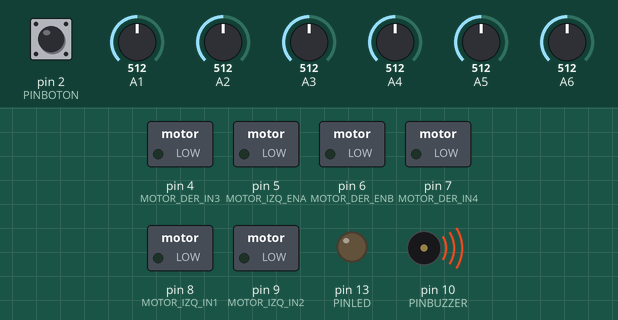
Recording of a sketch running on a simulated Arduino Nano, built with avr-gcc and run on an emulated ATmega328P. Parts: switched loads named in the sketch (green lamp = pin HIGH), output pins drawn as LEDs (lit = HIGH), buzzer (waves = sounding). The test bench sets the inputs (shaded band); at power-on: pin 2 (PINBOTON) HIGH, A1 = 512, A2 = 512, A3 = 512, A4 = 512, A5 = 512, A6 = 512. Pins used as bus, display or sensor lines are not drawn; what the sketch prints to the serial monitor is not drawn.

Above: at 0.01 s.
At 3.9 s:
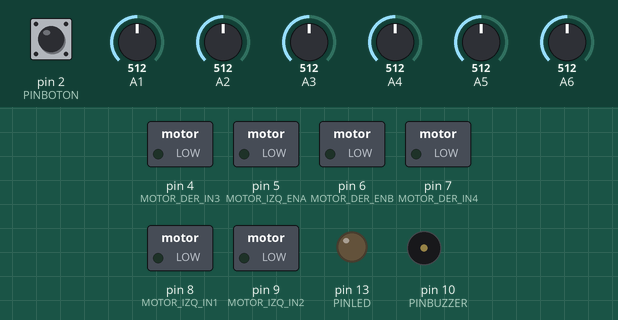
Timing chart, 0 to 5.4 s (numbered marks = the images above):
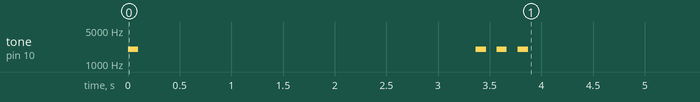

The sketch:

PRUEBADEFINITIVA.ino
```cpp
//ARCHIVO PRINCIPAL PARA EL FUNCIONAMIENTO DEL ROBOT SIGUE LÍNEA

//-------DEFINICIÓN DE LAS VARIABLES-------
#define PINBUZZER 10
#define PINBOTON 2
#define PINLED 13
#define PIN_Sensor_ON 11

//VAR. GLOBALES PARA CONTROL PID Y VELOCIDAD
const float Kp = 0.4;    //Ganancia Proporcional
const float Ki = 0.001;  //Ganancia Integral
const float Kd = 0.8;    //Ganancia Derivativa

//------Variables de Estado PID Y HITS------
//------------------------------------------
int fin = 0;     //Contador de etapas
int base = 150;  //Velocidad base del robot

int errorAnterior = 0;
long sumaError = 0;
//------------------------------------------
//Velocidades por etapas
int velocidad_1 = 150;
int velocidad_2 = 180;
int velocidad_3 = 200;
int velocidad_4 = 220;
int velocidad_5 = 250;
//------------------------------------------
int umbral = 700; //DEPENDE (HAY QUE MERDIRLO)
int HL = 0;
int HR = 0;
int geo = 0;
int l_geo = 0;
int ll_geo = 0;
int lll_geo = 0;
//------------------------------------------

void setup(){
  Serial.begin(9600);
  Peripherals_init();
  Motores_init();
  Sensors_init();

  //Se espera que se presione el botón para comenzar la calibración
  WaitBoton();
  calibracion();
  WaitBoton(); //(OPCIONAL) SE ESPERA OTRA VEZ EL BOTÓN PARA COMENZAR EL BUCLE PRINCIPAL
}

void loop(){

  int posicion = GetPos();

  // Opcional: Imprime la posición para verla en el Monitor Serie
   Serial.print("Posicion: ");
   Serial.println(posicion);

  //int error = GetPos(); //EL ERROR ES LA POSICIÓN DE LA LÍNEA

  //int P_term = (int)(error*Kp); //Proporcional

  //sumaError += error; //Integral
  //sumaError = constrain(sumaError, -5000, 5000);
  //int I_term = (int)(sumaError*Ki);

  //int D_term = (int)((error - errorAnterior)*Kd); // Derivativo

  //Corrección Total del PID
  //int correction = P_term + I_term + D_term;

  //errorAnterior = error; //Se actualiza para la próxima iteración

  //int speed_L = base - correction; //MOTOR IZQ
  //int speed_R = base + correction; //MOTOR DER

  //Limitando
  //speed_L = constrain(speed_L, 0, 255);
  //speed_R = constrain(speed_R, 0, 255);

  //Motores(speed_L, speed_R);

  //detectGeo();
}
```

HITS.ino
```cpp
void Read_hits() {

  HL = analogRead(A0);
  HR = analogRead(A7);

  if (HL > umbral) {
    HL = 0;
  } else {
    HL = 1;
  }

  if (HR > umbral) {
    HR = 0;
  } else {
    HR = 1;
  }
}

void detectGeo() {
  Read_hits();

  if ((HL == 0) && (HR == 0)) {
    geo = 0;
  }

  if ((HL == 1) && (HR == 0)) {
    geo = 1;
  }

  if ((HL == 0) && (HR == 1)) {
    geo = 2;
  }

  if ((HL == 1) && (HR == 1)) {
    geo = 3;
  }

  if (l_geo != geo) {
    if (geo == 0 && l_geo == 2 && ll_geo == 0) {

      funcion_HL();
    }
    if (geo == 0 && l_geo == 1 && ll_geo == 0) {

      funcion_HR();
    }

    if (geo == 0 && ((l_geo == 3) || (ll_geo == 3) || (lll_geo == 3))) {

      funcion_Cruce();
    }
    lll_geo = ll_geo;
    ll_geo = l_geo;
    l_geo = geo;
  }
}

void funcion_HL() {
  tone(PINBUZZER, 2000, 50);
}

void funcion_HR() {
  tone(PINBUZZER, 1500, 50);
  fin++;

  switch (fin) {
    case 2:
      delay(50);
      base = 0;
      Motores(0, 0);
      WaitBoton();
      delay(3000);
      base = velocidad_1;
      break;
    case 4:
      delay(50);
      base = 0;
      Motores(0, 0);
      WaitBoton();
      delay(3000);
      base = velocidad_2;
      break;
    case 6:
      delay(50);
      base = 0;
      Motores(0, 0);
      WaitBoton();
      delay(3000);
      base = velocidad_3;
      break;
    case 8:
      delay(50);
      base = 0;
      Motores(0, 0);
      WaitBoton();
      delay(3000);
      base = velocidad_4;
      break;
    case 10:
      delay(50);
      base = 0;
      Motores(0, 0);
      WaitBoton();
      delay(3000);
      base = velocidad_5;
      break;

    default:
      break;
  }
}

void funcion_Cruce() {

  tone(PINBUZZER, 2500, 50);
}
```

MOTORES.ino
```cpp
//ARCHIVO PARA LA FUNCIÓN DE MOTORES

//-------PINES DEL MOTOR-------
#define MOTOR_IZQ_ENA 5    // PWM velocidad motor izquierdo
#define MOTOR_IZQ_IN1 8    // Control dirección 1 izquierdo
#define MOTOR_IZQ_IN2 9   // Control dirección 2 izquierdo

#define MOTOR_DER_ENB 6    // PWM velocidad motor derecho
#define MOTOR_DER_IN3 4    // Control dirección 1 derecho
#define MOTOR_DER_IN4 7   // Control dirección 2 derecho
//-----------------------------

void Motores_init(){
  pinMode(MOTOR_IZQ_ENA, OUTPUT);
  pinMode(MOTOR_IZQ_IN1, OUTPUT);
  pinMode(MOTOR_IZQ_IN2, OUTPUT);

  pinMode(MOTOR_DER_ENB, OUTPUT);
  pinMode(MOTOR_DER_IN3, OUTPUT);
  pinMode(MOTOR_DER_IN4, OUTPUT);
}

void Motores(int speed_L, int speed_R){ //solo sigue para adelante
  speed_L = constrain(speed_L, -255, 255);
  speed_R = constrain(speed_R, -255, 255);

  //MOTOR IZQUIERDO
  if (speed_L > 0){
    digitalWrite(MOTOR_IZQ_IN1, HIGH);
    digitalWrite(MOTOR_IZQ_IN2, LOW);
    analogWrite(MOTOR_IZQ_ENA, speed_L);
  } else{
    digitalWrite(MOTOR_IZQ_IN1, LOW);
    digitalWrite(MOTOR_IZQ_IN2, LOW);
    analogWrite(MOTOR_IZQ_ENA, 0); //se detiene
  }

  //MOTOR DERECHO
  if (speed_L > 0){
    digitalWrite(MOTOR_DER_IN3, HIGH);
    digitalWrite(MOTOR_DER_IN4, LOW);
    analogWrite(MOTOR_DER_ENB, speed_R);
  } else{
    digitalWrite(MOTOR_DER_IN3, LOW);
    digitalWrite(MOTOR_DER_IN4, LOW);
    analogWrite(MOTOR_DER_ENB, 0); //se detiene
  }
}
```

PERIFERICOS.ino
```cpp
//ARCHIVO PARA LOS PERIFERICOS

// Función para esperar el botón
void WaitBoton() {
  // Entra en un bucle infinito de espera hasta que se presione el botón
  while (!digitalRead(PINBOTON)); // No hace nada dentro del bucle, solo espera
  beep(); // Se llama a la función beep() cuando se presiona el botón
}

// Función para emitir un sonido
void beep() {
  tone(PINBUZZER, 2000, 100); // Emite un tono de 2000 Hz durante 100 ms
  delay(200); // Espera 200 ms antes de continuar
}

void Peripherals_init() {
  // Configuración de pines
  pinMode(PINBOTON, INPUT); // El pin del botón se configura como entrada
  pinMode(PINBUZZER, OUTPUT); // El pin del buzzer se configura como salida
  pinMode(PINLED, OUTPUT); // El pin del LED se configura como salida
}
```

SENSORES.ino
```cpp
//ARCHIVO PARA LA FUNCIÓN DE LOS SENSORES

int v_s_min[6] = { 1023, 1023, 1023, 1023, 1023, 1023 };
int v_s_max[6] = { 0, 0, 0, 0, 0, 0 };
volatile int s_p[6];
boolean online;

int pos;
int l_pos;
//-----------------------------------------

//Iniciación del Pin
void Sensors_init() {
  pinMode(PIN_Sensor_ON, OUTPUT);
}

//Función de Calibración
void calibracion() {
  digitalWrite(PIN_Sensor_ON, HIGH);

  int v_s[6];

  for (int j = 0; j < 100; j++) {
    delay(30);
    v_s[0] = analogRead(A6);
    v_s[1] = analogRead(A5);
    v_s[2] = analogRead(A4);
    v_s[3] = analogRead(A3);
    v_s[4] = analogRead(A2);
    v_s[5] = analogRead(A1);

    for (int i = 0; i < 6; i++) {

      Serial.print(v_s[i]);
      Serial.print("\t");
    }
    Serial.println();

    for (int i = 0; i < 6; i++) {
      if (v_s[i] < v_s_min[i]) {
        v_s_min[i] = v_s[i];
      }
    }


    for (int i = 0; i < 6; i++) {
      if (v_s[i] > v_s_max[i]) {
        v_s_max[i] = v_s[i];
      }
    }
  }

  beep();
  beep();

  Serial.println();
  Serial.println();

  Serial.print("Minimos");
  Serial.print("\t");

  for (int i = 0; i < 6; i++) {
    Serial.print(v_s_min[i]);
    Serial.print("\t");
  }
  Serial.println();

  Serial.print("Maximos");
  Serial.print("\t");

  for (int i = 0; i < 6; i++) {
    Serial.print(v_s_max[i]);
    Serial.print("\t");
  }
  Serial.println();
  digitalWrite(PIN_Sensor_ON, LOW);
}

//Función para ver los maximos y minimos
void readSensors() {

  digitalWrite(PIN_Sensor_ON, HIGH);

  volatile int s[6];

  s[0] = analogRead(A6);
  s[1] = analogRead(A5);
  s[2] = analogRead(A4);
  s[3] = analogRead(A3);
  s[4] = analogRead(A2);
  s[5] = analogRead(A1);

  for (int i = 0; i < 6; i++) {
    if (s[i] < v_s_min[i]) {
      s[i] = v_s_min[i];
    }

    if (s[i] > v_s_max[i]) {
      s[i] = v_s_max[i];
    }
    s_p[i] = map(s[i], v_s_min[i], v_s_max[i], 100, 0);
  }

  volatile int sum = s_p[0] + s_p[1] + s_p[2] + s_p[3] + s_p[4] + s_p[5];
  if (sum > 100) {
    online = 1;

  } else {
    online = 0;
    sum = 100;
  }

  if (online) {
    for (int i = 0; i < 6; i++) {
      /*
        Serial.print(s_p[i]);
        Serial.print("\t");
        */
    }
    //Serial.println();
  }

  digitalWrite(PIN_Sensor_ON, LOW);
}

//Función de la Posición relativa
int GetPos() {
  readSensors();
  int prom = -2.5 * s_p[0] - 1.5 * s_p[1] - 0.5 * s_p[2] + 0.5 * s_p[3] + 1.5 * s_p[4] + 2.5 * s_p[5];
  int sum = s_p[0] + s_p[1] + s_p[2] + s_p[3] + s_p[4] + s_p[5];

  if (online) {
    pos = int(100.0 * prom / sum);
  } else {
    if (l_pos < 0) {
      pos = -255;
    }
    if (l_pos >= 0) {
      pos = 255;
    }
  }
  l_pos = pos;
  return pos;
}
```
